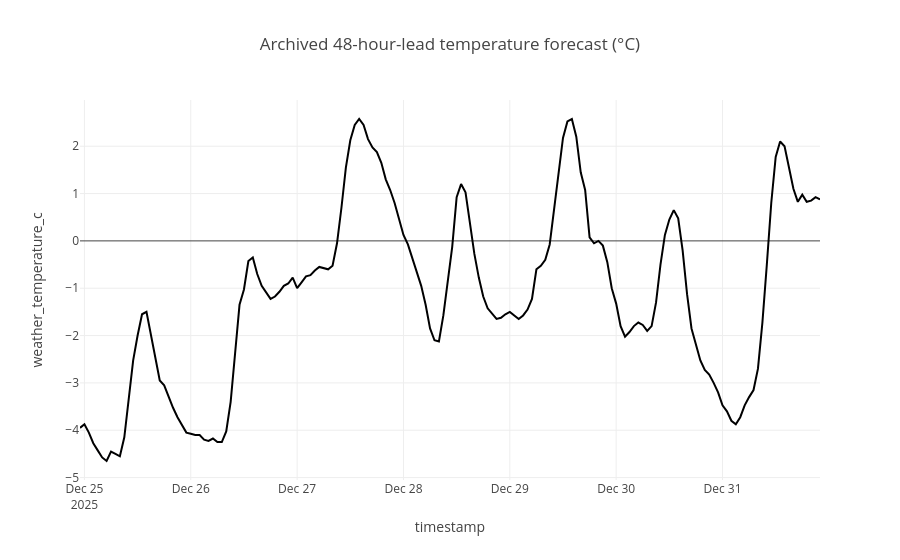
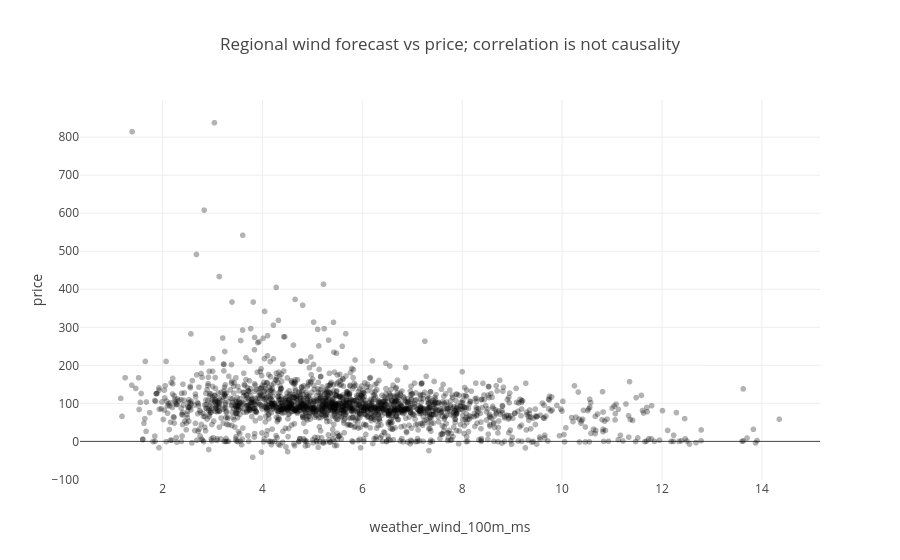

Notebook code for these charts, in order:
### Code cell
aligned = prices.merge(weather, on='timestamp', how='inner')
week = aligned.tail(168)
px.line(week, x='timestamp', y='weather_temperature_c', title='Archived 48-hour-lead temperature forecast (°C)').show()
px.scatter(aligned.iloc[::8], x='weather_wind_100m_ms', y='price', opacity=0.3, title='Regional wind forecast vs price; correlation is not causality').show()

### Figure 1 — Plotly figure (JSON) as saved in the notebook; plotly's stock layout.template omitted (floating-point values rounded to 4 significant figures; data arrays with more than 128 entries replaced by an {"elided": "..."} marker saying what was removed)
{"data": [{"hovertemplate": "timestamp=%{x}<br>weather_temperature_c=%{y}<extra></extra>", "legendgroup": "", "line": {"color": "#000001", "dash": "solid"}, "marker": {"symbol": "circle"}, "mode": "lines", "name": "", "orientation": "v", "showlegend": false, "type": "scatter", "x": {"elided": "168 str values"}, "xaxis": "x", "y": {"elided": "168 float values"}, "yaxis": "y"}], "layout": {"legend": {"tracegroupgap": 0}, "title": {"text": "Archived 48-hour-lead temperature forecast (°C)"}, "xaxis": {"anchor": "y", "domain": [0.0, 1.0], "title": {"text": "timestamp"}}, "yaxis": {"anchor": "x", "domain": [0.0, 1.0], "title": {"text": "weather_temperature_c"}}}}

### Figure 2 — Plotly figure (JSON) as saved in the notebook; plotly's stock layout.template omitted (floating-point values rounded to 4 significant figures; data arrays with more than 128 entries replaced by an {"elided": "..."} marker saying what was removed)
{"data": [{"hovertemplate": "weather_wind_100m_ms=%{x}<br>price=%{y}<extra></extra>", "legendgroup": "", "marker": {"color": "#000001", "opacity": 0.3, "symbol": "circle"}, "mode": "markers", "name": "", "showlegend": false, "type": "scattergl", "x": {"elided": "1920 float values"}, "xaxis": "x", "y": {"elided": "1920 float values"}, "yaxis": "y"}], "layout": {"legend": {"tracegroupgap": 0}, "title": {"text": "Regional wind forecast vs price; correlation is not causality"}, "xaxis": {"anchor": "y", "domain": [0.0, 1.0], "title": {"text": "weather_wind_100m_ms"}}, "yaxis": {"anchor": "x", "domain": [0.0, 1.0], "title": {"text": "price"}}}}
